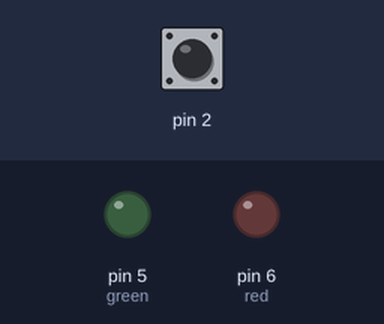
Simulated run of this sketch. Board: Arduino Uno, built with avr-gcc and run on an emulated ATmega328P. Parts: output pins drawn as LEDs (lit = HIGH). Inputs (shaded band) come from the test bench; at power-on: pin 2 LOW.

Above: at 1.2 s.
1.3 s: pin 2 driven HIGH
At 2.3 s:
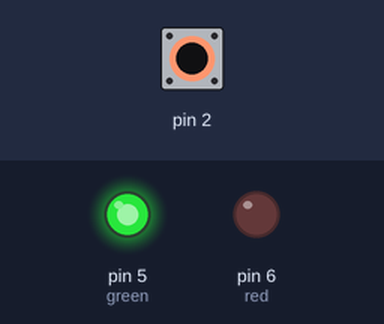
2.8 s: pin 2 pulsed LOW 5 times (0.12 s each, 0.3 s apart)
At 3.37 s:
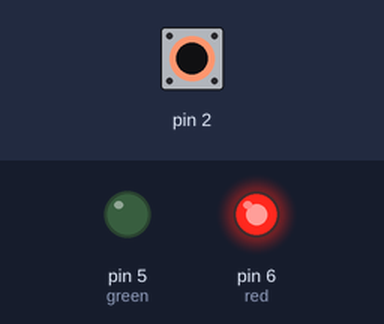
At 5.2 s:
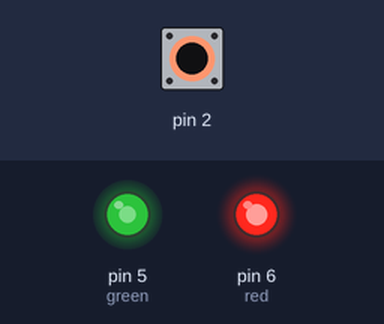
Timing chart, 0 to 6.7 s (numbered marks = the images above; inputs shaded):
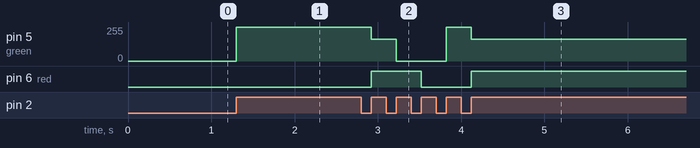

Measured:
- after the input at 1.3 s, pin 5 (green): 0/255 → 255/255 at once
- after the input at 2.8 s, pin 5 (green): 255/255 → 165/255 after 0.12 s, → 0/255 0.30 s later, → 255/255 0.60 s later, → 165/255 0.30 s later; pin 6 (red): LOW → HIGH after 0.12 s, → LOW 0.60 s later, → HIGH 0.60 s later

The sketch:

task-3.ino
```cpp
/*
 * Jacob Koziej
 * Interrupt Assignment (Task 3)
 * 2021-01-05
 */


struct {
	// we only ever have 4 states
	volatile unsigned int val : 2;

	uint8_t color[4][2] = {
		// r,   g
		{  0,   0},  // off
		{  0, 255},  // green
		{255, 165},  // orange
		{255,   0}   // red
	};
} state;


void setup()
{
	state.val = 0;

	pinMode(2,  INPUT);
	pinMode(5, OUTPUT);  // green
	pinMode(6, OUTPUT);  // red
	attachInterrupt(digitalPinToInterrupt(2), toggle, RISING);
}

void loop()
{
}

void toggle()
{
	++state.val;
	analogWrite(5, state.color[state.val][1]);
	analogWrite(6, state.color[state.val][0]);
}
```
